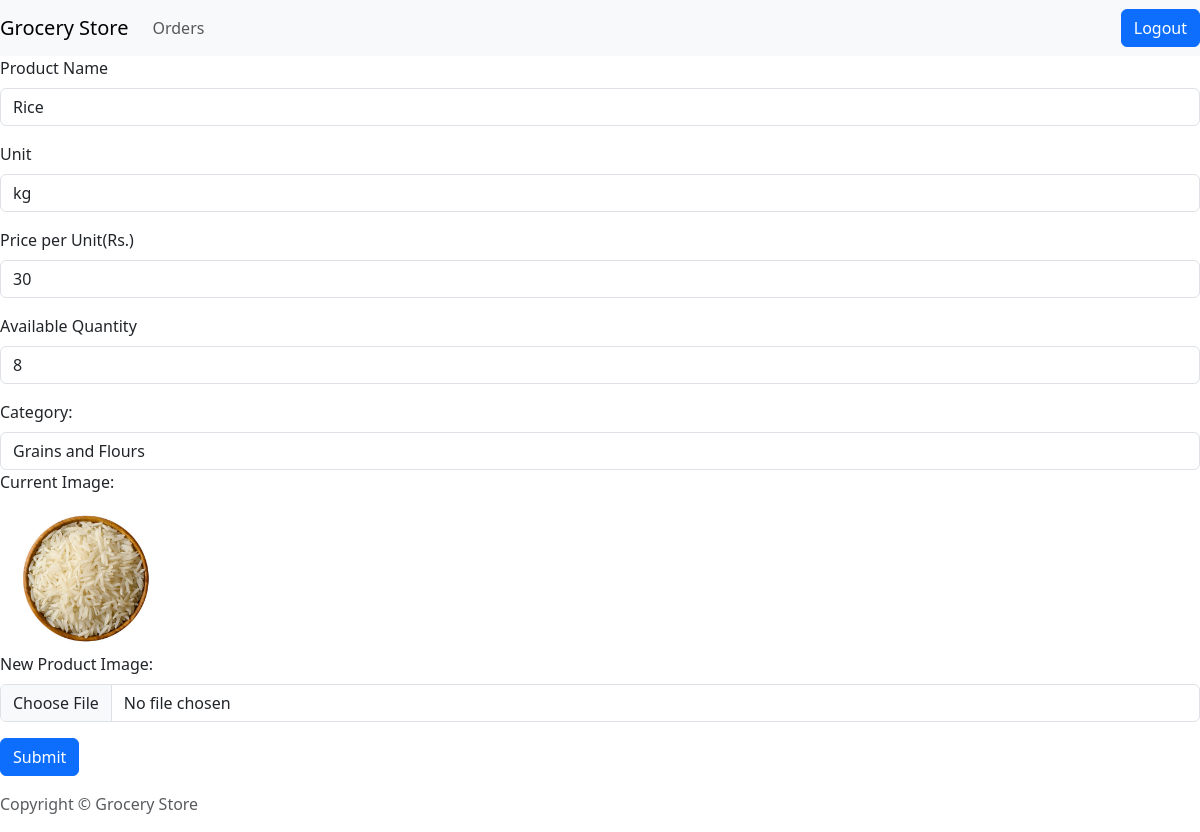
/edititem/1, run on the app's committed database.
### dbmodel.py (models this page shows)
class Product(db.Model):
    pid = db.Column(db.Integer, primary_key=True, nullable=False)
    name = db.Column(db.String(30), nullable=False)
    image_url = db.Column(db.String(200))
    quantity = db.Column(db.Integer, nullable=False)
    unit = db.Column(db.String(5), nullable=False)
    peach = db.Column(db.Integer, nullable=False)
    cid = db.Column(db.Integer, db.ForeignKey("category.cid"))
    carts = db.relationship('Cart', backref='product', lazy=True)

### app.py (the view, shortened to what this page needs)
@app.route("/edititem/<int:pno>",methods=['GET', 'POST'])
def edititem(pno):
    pro= Product.query.get(pno)
    categories=Category.query.all()
    return render_template('edititem.html',pro=pro,categories=categories)

### templates/edititem.html (shortened to what this page needs)
{% extends "layout.html" %}
{% block body %}
<form action="/edititem/{{pro.pid}}" method="post" enctype="multipart/form-data">
    <div class="mb-3">
        <label for="name" class="form-label">Product Name</label>
        <input type="text" class="form-control" id="name" name="name" value="{{pro.name}}">
    </div>
    <div class="mb-3">
        <label for="unit" class="form-label">Unit</label>
        <input type="text" class="form-control" id="unit" name="unit" placeholder="i.e. kg,pc, etc"
            value="{{pro.unit}}">
    </div>
    <div class="mb-3">
        <label for="peach" class="form-label">Price per Unit(Rs.)</label>
        <input type="number" class="form-control" id="peach" name="peach" value="{{pro.peach}}">
    </div>
    <div class="mb-3">
        <label for="quantity" class="form-label">Available Quantity</label>
        <input type="text" class="form-control" id="quantity" name="quantity" value="{{pro.quantity}}">
    </div>
    <div>
        <label for="category" class="form-label">Category:</label>
        <select class="form-control" name="category" value="{{pro.cid}}">
            {% for category in categories %}
            {% if pro.cid==category.cid %}
            <option value="{{category.cid}}" selected>{{category.name}}</option>
            {% else %}
            <option value="{{category.cid}}">{{category.name}}</option>
            {% endif %}
            {% endfor %}
        </select>
    </div>
    <div>
        <p class="form-label">Current Image:</p>
        <img id="image-preview" src="{{ pro.image_url }}" alt="Image Preview">
    </div>
    <div>
        <label for="file" class="form-label">New Product Image:</label>
        <input type="file" class="form-control" name="file" value="{{pro.image_url}}">
    </div>
    <input class="btn btn-primary my-3" type="submit" value="Submit">
</form>
{% endblock %}

### templates/layout.html (style rules this page uses)
img { max-width: 300px; max-height: 300px; }

### templates/edititem.html (style rules this page uses)
#image-preview { max-width: 175px; max-height: 175px; }

### data on the page
Product: name "Rice", unit "kg", peach "30", quantity "8", image_url (picture)

### other printed values
form field category "Grains and Flours"
